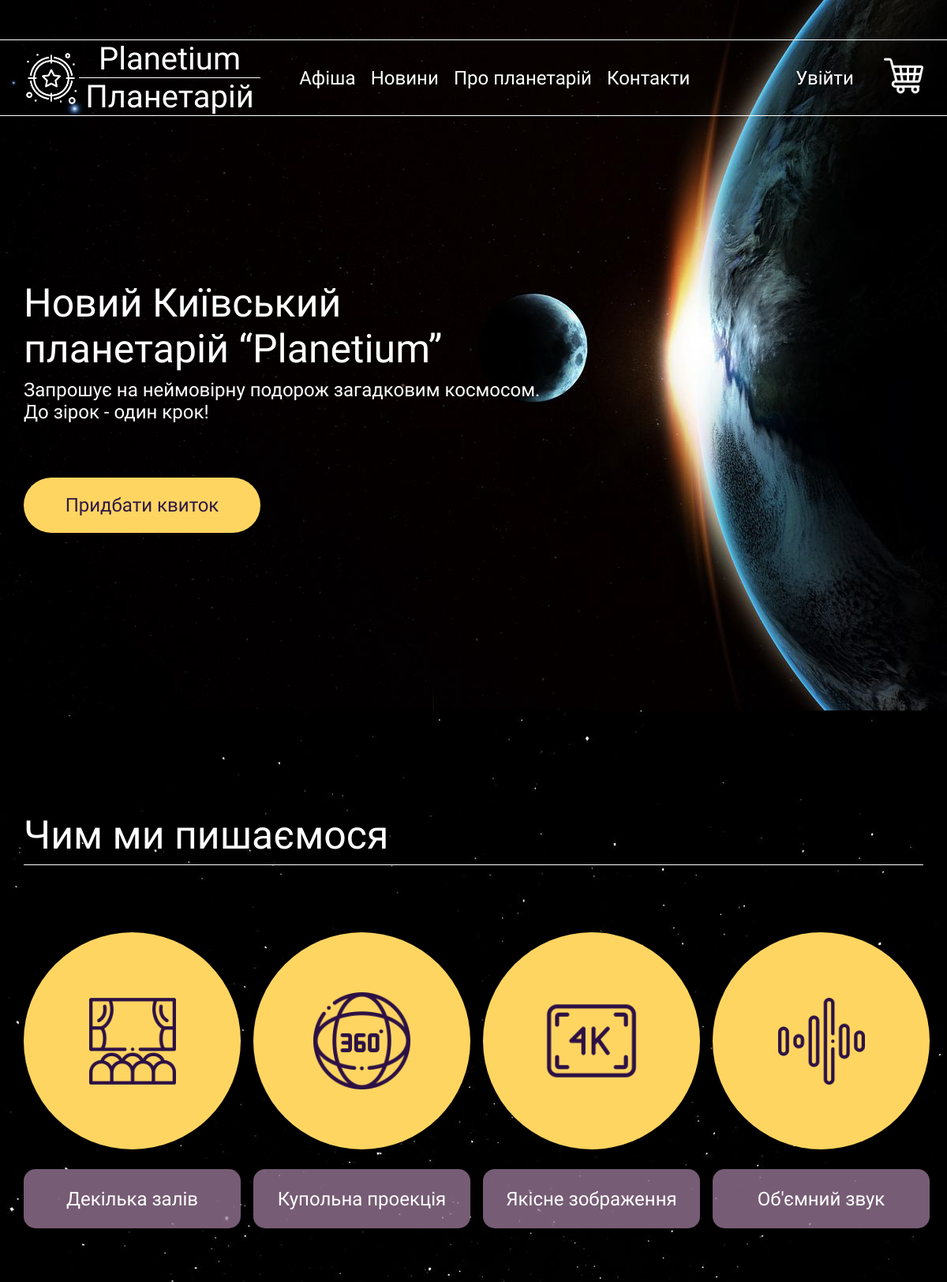
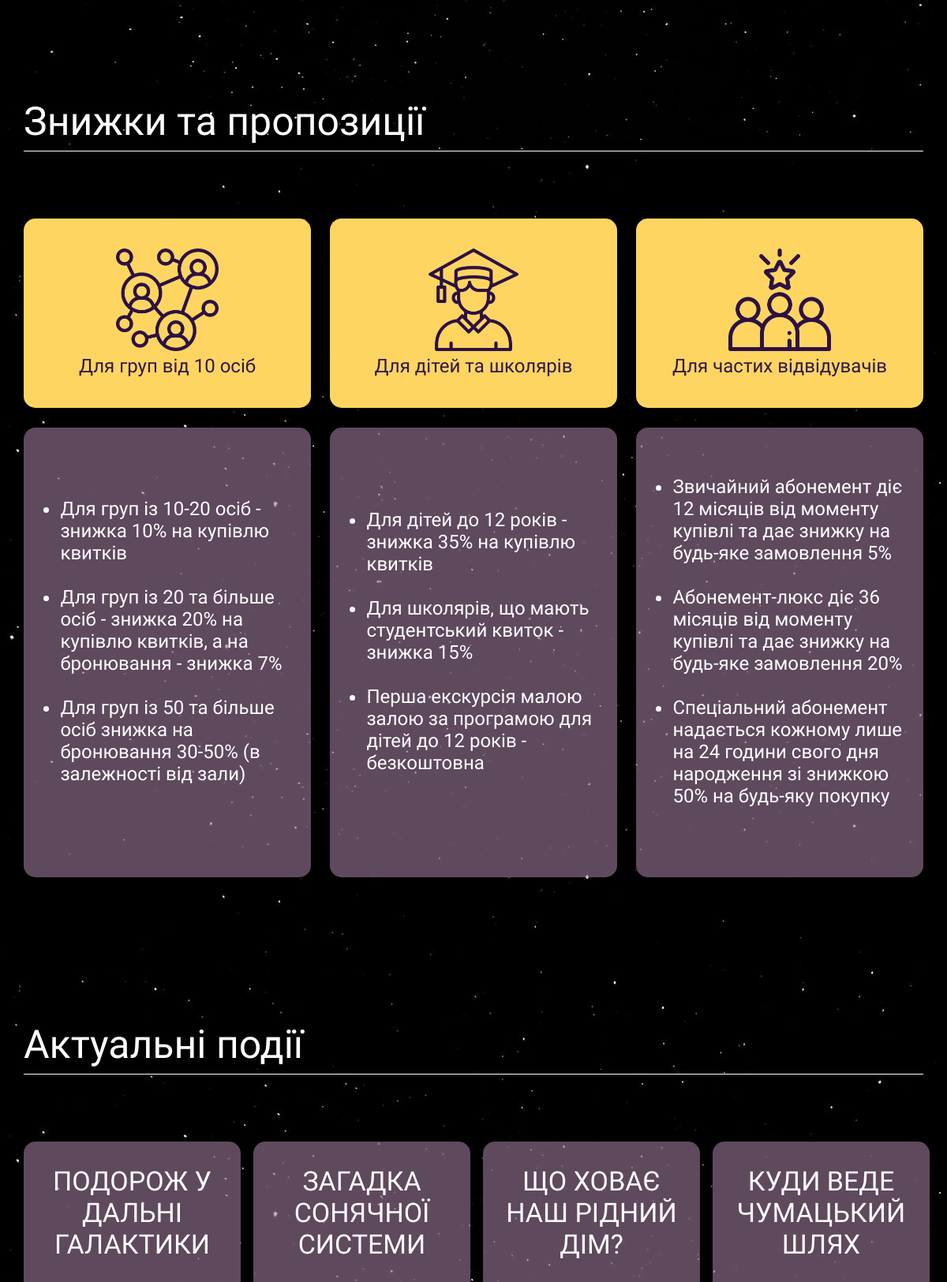
The page / (upper part) on the database its author committed (2 pictures, top to bottom).
### Main/models.py (models this page shows, shortened)
class Proposal(models.Model):
    name = models.CharField(max_length=200)
    image = models.ImageField(upload_to='images/proposals/', blank=True)

class Info(models.Model):
    text = models.TextField(max_length=2000)
    proposal_id = models.ForeignKey(Proposal, on_delete=models.CASCADE, related_name='proposals')

### Events/models.py (models this page shows, shortened)
class Event(models.Model):
    name = models.CharField(max_length=200)
    short_name = models.CharField(max_length=200)
    image = models.ImageField(upload_to='images/events/', default="images/default.png", blank=True)
    from_date = models.DateField()
    to_date = models.DateField()
    price = models.DecimalField(max_digits=10, decimal_places=2)
    about = models.TextField(max_length=2000)
    hall_id = models.ForeignKey(Hall, on_delete=models.CASCADE, related_name='events')
    popularity = models.PositiveSmallIntegerField()
    favourite = models.ManyToManyField(User, related_name='favourite', blank=True)

### Main/views.py (the view)
# urls.py: path('', main, name='landing'),
def main(request):
    info = Info.objects.all()
    proposal = Proposal.objects.all()
    events = Event.objects.all()[:4]
    return render(request, "main.html", context={'info': info, 'proposal': proposal, 'events': events})

### Main/templates/main.html (shortened to what this page needs)
{% extends 'index.html' %}
{% block content %}
    <section class="first-block">
        <div class="container">
            <h1>Новий Київський<br>планетарій “Planetium”</h1>
            <h2>Запрошує на неймовірну подорож загадковим космосом.<br>До зірок - один крок!</h2>
            <a class="main-button" href="{% url 'events:all_events' %}">Придбати квиток</a>
        </div>
    </section>
    <section class="circles-block">
        <div class="container">
            <h1>
                Чим ми пишаємося
            </h1>
            <hr>
            <div class="row">
                <div class="col-6 col-xl-3">
                    <div class="circle">
                        <img class="icon small" src="/media/images/circles/cinemapurple.png" alt="">
                    </div>
                    <p>Декілька залів</p>
                </div>
                <div class="col-6 col-xl-3">
                    <div class="circle">
                        <img class="icon" src="/media/images/circles/view.png" alt="">
                    </div>
                    <p>Купольна проекція</p>
                </div>
                <div class="col-6 col-xl-3">
                    <div class="circle">
                        <img class="icon" src="/media/images/circles/4k.png" alt="">
                    </div>
                    <p>Якісне зображення</p>
                </div>
                <div class="col-6 col-xl-3">
                    <div class="circle">
                        <img class="icon small" src="/media/images/circles/soundwave.png" alt="">
                    </div>
                    <p>Об'ємний звук</p>
                </div>
            </div>
        </div>
    </section>
    <section class="sales-block">
        <div class="container">
            <h1>
                Знижки та пропозиції
            </h1>
            <hr>
            <div class="row">
                {% if proposal %}
                    {% for proposal in proposal %}
                        <div class="col-ld-12 col-xl-4">
                            <div class="square">
                                <img src="{{ proposal.image.url }}" alt="">
                                <p>{{ proposal.name }}</p>
                            </div>
                            <div class="block">
                                <ul>
                                    {% if info %}
                                        {% for info in info %}
                                            {% if info.proposal_id == proposal %}
                                                <li>{{ info.text }}</li>
                                                <br>
                                            {% endif %}
                                        {% endfor %}
                                    {% else %}
                                        <li>На жаль, ніякої інформації не було знайдено...</li>
                                    {% endif %}
                                </ul>
                            </div>
                        </div>
                    {% endfor %}
                {% else %}
                    <h1>
                        Знижки не були знайдені...
                    </h1>
                {% endif %}
            </div>
        </div>
    </section>
    <section class="posters-block">
        <div class="container">
            <h1>
                Актуальні події
            </h1>
            <hr>
            <div class="row">
                {% if events %}
                    {% for event in events %}
                        <div class="col-6 col-xl-3">
                            <div class="poster">
                                <a class="name" href="{% url 'events:event' event.id %}">{{ event.name }}</a>
                            </div>
                        </div>
                    {% endfor %}
                {% else %}
                    <h1>
                        На жаль, подій нема...
                    </h1>
                {% endif %}
            </div>
        </div>
    </section>
{% endblock %}

### static/style.css (style rules this page uses)
html, body { padding: 0; margin: 0; background-image: url("/media/images/starsstarrysky.jpg"); background-repeat: repeat; font-family: Podkova, serif; }
h1 { display: flex; align-items: center; margin-bottom: 0; color: white; font-size: 50px; height: 75px; width: 600px; margin-top: 120px; font-weight: normal; }
hr { height: 1px; border-width: 0; margin-top: 0; margin-bottom: 45px; background-color: white; }
.first-block { width: 100%; height: 900px; background-position: center; background-size: cover; background-image: url("/media/images/earthmoon.jpg"); }
.first-block .container { color: white; justify-content: space-between; }
.first-block .container h1 { position: absolute; font-size: 50px; height: auto; margin-top: 355px; }
.first-block .container h2 { position: absolute; font-size: 24px; margin-top: 480px; font-weight: normal; }
.first-block .container .main-button { position: absolute; font-family: Podkova, serif; background-color: #FFD561; color: #311847; text-decoration: none; display: flex; justify-content: center; align-items: center; font-size: 24px; border-radius: 50px; border: none; width: 300px; height: 70px; margin-top: 605px; }
.circles-block { background: transparent; height: 700px; }
.circles-block .col-xl-3 { display: flex; justify-content: center; flex-direction: column; }
.circles-block .col-xl-3 .circle { display: flex; justify-content: center; align-items: center; background: #FFD561; height: 310px; width: 310px; border-radius: 100%; margin-top: 40px; }
.circles-block .col-xl-3 .circle .icon { width: 45%; height: 45%; }
.circles-block .col-xl-3 .circle .small { height: 40%; width: 40%; }
.circles-block .col-xl-3 p { display: flex; justify-content: center; align-items: center; background: rgba(158, 123, 155, 0.75); color: white; font-size: 24px; height: 75px; width: 310px; border-radius: 15px; margin-top: 25px; }
.sales-block { background: transparent; height: 1050px; }
.sales-block .col-xl-4 { display: flex; flex-direction: column; justify-content: center; }
.sales-block .col-xl-4 .square { display: flex; flex-direction: column; align-items: center; justify-content: center; background: #FFD561; height: 240px; width: 420px; border-radius: 15px; margin-top: 40px; }
.sales-block .col-xl-4 .square img { height: 130px; width: 130px; }
.sales-block .col-xl-4 .square p { color: #311847; font-size: 24px; margin: 5px 0 0; height: 30px; }
.sales-block .col-xl-4 .block { display: flex; justify-content: center; align-items: center; background: rgba(158, 123, 155, 0.6); height: 500px; width: 420px; border-radius: 15px; margin-top: 25px; }
.sales-block .col-xl-4 .block ul { margin-right: 20px; font-size: 24px; color: white; width: 80%; }
.poster { display: flex; flex-direction: column; align-items: center; background: rgba(158, 123, 155, 0.6); color: white; font-size: 24px; height: 850px; width: 310px; border-radius: 15px; margin-top: 40px; }
.poster .name { display: flex; justify-content: center; color: white; font-size: 34px; background-color: transparent; text-transform: uppercase; height: 180px; margin: 0; align-items: center; text-align: center; width: 80%; text-decoration: none; }
.poster a { background-color: #FFD561; color: #311847; font-family: Podkova, serif; text-decoration: none; border: none; display: flex; justify-content: center; align-items: center; font-size: 24px; border-radius: 50px; width: 250px; height: 60px; }
.posters-block { background: transparent; height: 1250px; }
@media (max-width: 1399.5px) { .circles-block { height: 600px; } }
@media (max-width: 1399.5px) { .circles-block .col-xl-3 .circle { height: 275px; width: 275px; } }
@media (max-width: 1399.5px) { .circles-block .col-xl-3 p { width: 275px; } }
@media (max-width: 1399.5px) { .sales-block { height: 1050px; } }
@media (max-width: 1399.5px) { .sales-block .col-xl-4 .square { width: 100%; } }
@media (max-width: 1399.5px) { .sales-block .col-xl-4 .block { width: 100%; height: 570px; } }
@media (max-width: 1399.5px) { .poster { width: 275px; } }
@media (max-width: 1399.5px) { .poster a { font-size: 22px; width: 220px; } }
@media (max-width: 1399.5px) { .posters-block { height: 1150px; } }

### rows shown on the page
Proposal: image (picture), name "Для груп від 10 осіб"
Info: text "Для груп із 10-20 осіб - знижка 10% на купівлю квитків"
Info: text "Для груп із 20 та більше осіб - знижка 20% на купівлю квитків, а на бронювання - знижка 7%"
Info: text "Для груп із 50 та більше осіб знижка на бронювання 30-50% (в залежності від зали)"
Proposal: image (picture), name "Для дітей та школярів"
Info: text "Для дітей до 12 років - знижка 35% на купівлю квитків"
Info: text "Для школярів, що мають студентський квиток - знижка 15%"
Info: text "Перша екскурсія малою залою за програмою для дітей до 12 років - безкоштовна"
Proposal: image (picture), name "Для частих відвідувачів"
Info: text "Звичайний абонемент діє 12 місяців від моменту купівлі та дає знижку на будь-яке замовлення 5%"
Info: text "Абонемент-люкс діє 36 місяців від моменту купівлі та дає знижку на будь-яке замовлення 20%"
Info: text "Спеціальний абонемент надається кожному лише на 24 години свого дня народження зі знижкою 50% на будь-яку покупку"
Event: name "ПОДОРОЖ У ДАЛЬНІ ГАЛАКТИКИ"
Event: name "ЗАГАДКА СОНЯЧНОЇ СИСТЕМИ"
Event: name "ЩО ХОВАЄ НАШ РІДНИЙ ДІМ?"
Event: name "КУДИ ВЕДЕ ЧУМАЦЬКИЙ ШЛЯХ"
